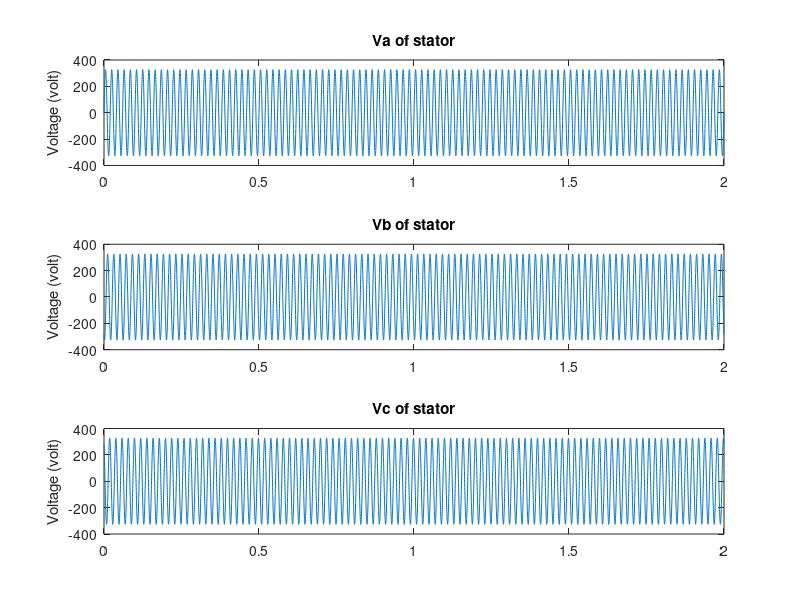
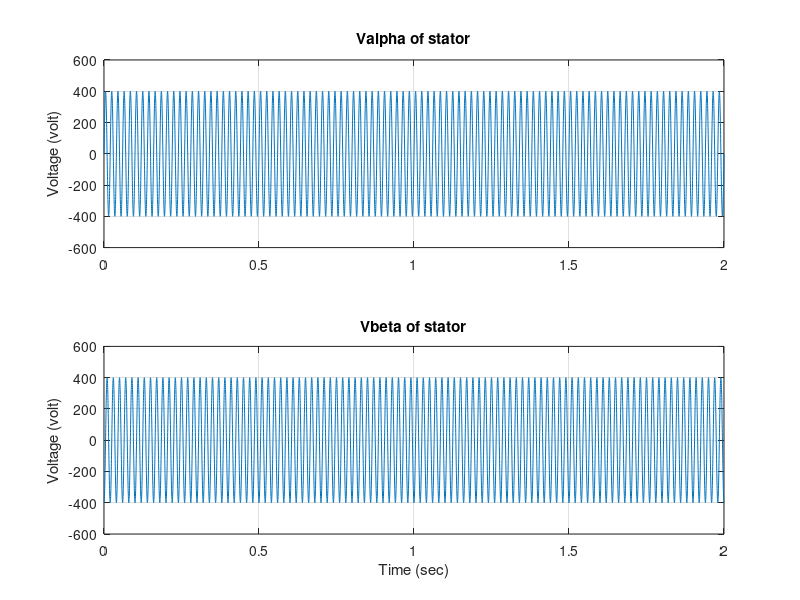

These figures' MATLAB source, in order: (Note: this script raises an error after producing the figures.)
%% Induction Moter Modeling in MATLAB
% 2017-FYP-14
%% Defining parameters of a induction machine.

clear all; clc;
Vs=400; %Stator voltage
Rs=0.12; %Stator resistance
Rr=0.02; %Rotor resistance
Lls=0.0001; %Stator inductance
Llr=0.0001; %Rotor inductance
Lm=0.01;
P=2; %Number of Poles
Ws=2*pi*50; %synchronous speed
s=0.02; % slip
Wr=(1-s)*Ws; %Rotor speed
time=2; %Simulation speed
%% 3-phase voltage source input of induction motor

t=0:0.0002:time;
Vamp=Vs*sqrt(2)/sqrt(3);
Vas=Vamp*sin(Ws*t);
Vbs=Vamp*sin(Ws*t-2*pi/3);
Vcs=Vamp*sin(Ws*t+2*pi/3);
%% Plotting 3phase input to stator

figure();
subplot(3,1,1);
plot(t,Vas);
title('Va of stator');
ylabel('Voltage (volt)');
subplot(3,1,2);
plot(t,Vbs);
title('Vb of stator');
ylabel('Voltage (volt)');
subplot(3,1,3);
plot(t,Vas,t,Vbs,t,Vcs);
plot(t,Vcs);
title('Vc of stator');
ylabel('Voltage (volt)');
%% abc to alpha beta transformation

Valphas=sqrt(2/3)*((Vas)-(Vbs/2)-(Vcs/2));
Vbetas=sqrt(2/3)*((sqrt(3)*Vbs/2)-((sqrt(3)*Vcs/2)));
%% Plotting Valpha and Vbeta for stator

figure();
subplot(2,1,1);
plot(t,Valphas);
grid;
title('Valpha of stator');
ylabel('Voltage (volt)');
subplot(2,1,2);
plot(t,Vbetas);
grid;
title('Vbeta of stator');
xlabel('Time (sec)');
ylabel('Voltage (volt)');
%% Calculation of rotating anlge theta

theta=angle(Valphas+1j*Vbetas);%rotating angle theta
%% alpha beta to d q transfromation
Vds=round(Valphas.*cos(theta)+Vbetas.*sin(theta),1);
Vqs=round(-Valphas.*sin(theta)+Vbetas.*cos(theta),1);
%% Plotting Vd and Vq for stator

figure();
subplot(2,1,1)
plot(t,Vds);
grid;
title('Vd of stator');
ylabel('Voltage (volt)');
subplot(2,1,2)
plot(t,Vqs);
grid;
title('Vq of stator');
xlabel('Time (sec)');
ylabel('Voltage (volt)');
%% Calculating Ids, Iqs, Idr, Iqr using ODE45 solver

tspan=0:0.0002:2;%time span
Vdsi=@(t)interp1(tspan,Vds,t);
Vqsi=@(t)interp1(tspan,Vqs,t);
IC=[0 0 0 0];%initial conditions
%using ODE45 matlab solver to solve differential equations
[tsol,ysol] = ode45(@(t,s) g(t,s,Rs,Rr,Lls,Llr,Lm,Ws,Wr,Vdsi,Vqsi),tspan,IC);
Ids=ysol(:,1)';%Id for stator
Iqs=ysol(:,2)';%Iq for stator
Idr=ysol(:,3)';%Id for rotor
Iqr=ysol(:,4)';%Iq for rotor
%% Plotting Id and Iq of stator

figure();
subplot(2,1,1);
plot(t,Ids);
grid;
title('Id of stator');
ylabel('Current (Amp)');
subplot(2,1,2);
plot(t,Iqs);
grid;
title('Iq of stator');
xlabel('Time (sec)');
ylabel('Current (Amp)');
%% Plotting Id and Iq of rotor

figure();
subplot(2,1,1);
plot(t,Idr);
grid;
title('Id of rotor');
ylabel('Current (Amp)');
subplot(2,1,2);
plot(t,Iqr);
grid;
title('Iq for rotor');
xlabel('Time (sec)');
ylabel('Current (Amp)');
%% d q to alpha beta transformation

%stator current transformation
Ialphas=Ids.*cos(theta)-Iqs.*sin(theta);
Ibetas=Ids.*sin(theta)+Iqs.*cos(theta);
%rotor current transformation
Ialphar=Idr.*cos(theta)-Iqr.*sin(theta);
Ibetar=Idr.*sin(theta)+Iqr.*cos(theta);
%% Plotting Ialpha and Ibeta of stator

figure();
subplot(2,1,1);
plot(t,Ialphas);
grid;
title('Ialpha of stator');
ylabel('Current (A)');
subplot(2,1,2);
plot(t,Ibetas);
grid;
title('Ibeta of stator');
xlabel('Time (sec)');
ylabel('Current (A)');
%% Plotting Ialpha and Ibeta of rotor

figure();
subplot(2,1,1);
plot(t,Ialphar);
grid;
title('Ialpha of rotor');
ylabel('Current (A)');
subplot(2,1,2);
plot(t,Ibetar);
grid;
title('Ibeta of rotor');
xlabel('Time (sec)');
ylabel('Current (A)');
%% alpha beta to a b c transformation

%stator current transformation
Ias=sqrt(2/3)*Ialphas;
Ibs=sqrt(2/3)*(-Ialphas/2+Ibetas*sqrt(3)/2);
Ics=sqrt(2/3)*(-Ialphas/2-Ibetas*sqrt(3)/2);
%rotor current transformation
Iar=sqrt(2/3)*Ialphar;
Ibr=sqrt(2/3)*(-Ialphar/2+Ibetar*sqrt(3)/2);
Icr=sqrt(2/3)*(-Ialphar/2-Ibetar*sqrt(3)/2);
%% Plotting Ia Ib and Ic of stator

figure();
subplot(3,1,1);
plot(t,Ias);
grid;
title('Ia of stator');
ylabel('Current (A)');
subplot(3,1,2);
plot(t,Ibs);
title('Ib of stator');
ylabel('Current (A)');
subplot(3,1,3);
plot(t,Ics);
grid;
title('Ic of stator');
xlabel('Time (sec)');
ylabel('Current (A)');
%% plotting Ia Ib and Ic of rotor

figure();
subplot(3,1,1);
plot(t,Iar);
grid;
title('Ia of rotor');
ylabel('Current (A)');
subplot(3,1,2);
plot(t,Ibr);
grid;
title('Ib of rotor');
ylabel('Current (A)');
subplot(3,1,3);
plot(t,Icr);
grid;
title('Ic of rotor');
xlabel('Time (sec)');
ylabel('Current (A)');
%% Calculating torque (Te)

Te=(3*P*Lm/4)*(Iqs.*Idr-Ids.*Iqr);
%% Plotting electromechanical torque of induction motor

figure();
plot(t,Te);
grid;
title('Torque of the motor');
xlabel('Time (sec)');
ylabel('Torque (N-m)');
%% Function for ODE45 solver

%equation written in terms of state varivables
function sdot = g(t,s,Rs,Rr,Lls,Llr,Lm,Ws,Wr,Vdsi,Vqsi)
sdot(1,1) = [(Llr+Lm)/((Lls+Llr)*Lm+Lls*Llr)]*[Vdsi(t)-Rs*s(1)+Ws*[(Lls+Lm)*s(2)+Lm*s(4)]] ...
         -[Lm/((Lls+Llr)*Lm+Lls*Llr)]*[-Rr*s(3)+(Ws-Wr)*[(Llr+Lm)*s(4)+Lm*s(2)]];
         
sdot(2,1) =  [(Llr+Lm)/((Lls+Llr)*Lm+Lls*Llr)]*[Vqsi(t)-Rs*s(2)-Ws*[(Lls+Lm)*s(1)+Lm*s(3)]] ...
         -[Lm/((Lls+Llr)*Lm+Lls*Llr)]*[-Rr*s(4)-(Ws-Wr)*[(Llr+Lm)*s(3)+Lm*s(1)]];
         
sdot(3,1) = [(Lls+Lm)/((Lls+Llr)*Lm+Lls*Llr)]*[-Rr*s(3)+(Ws-Wr)*[(Llr+Lm)*s(4)+Lm*s(2)]] ...
         -[Lm/((Lls+Llr)*Lm+Lls*Llr)]*[Vdsi(t)-Rs*s(1)+Ws*[(Lls+Lm)*s(2)+Lm*s(4)]];
         
sdot(4,1) = [(Lls+Lm)/((Lls+Llr)*Lm+Lls*Llr)]*[-Rr*s(4)-(Ws-Wr)*[(Llr+Lm)*s(3)+Lm*s(1)]] ...
         -[Lm/((Lls+Llr)*Lm+Lls*Llr)]*[Vqsi(t)-Rs*s(2)-Ws*[(Lls+Lm)*s(1)+Lm*s(3)]];

end
